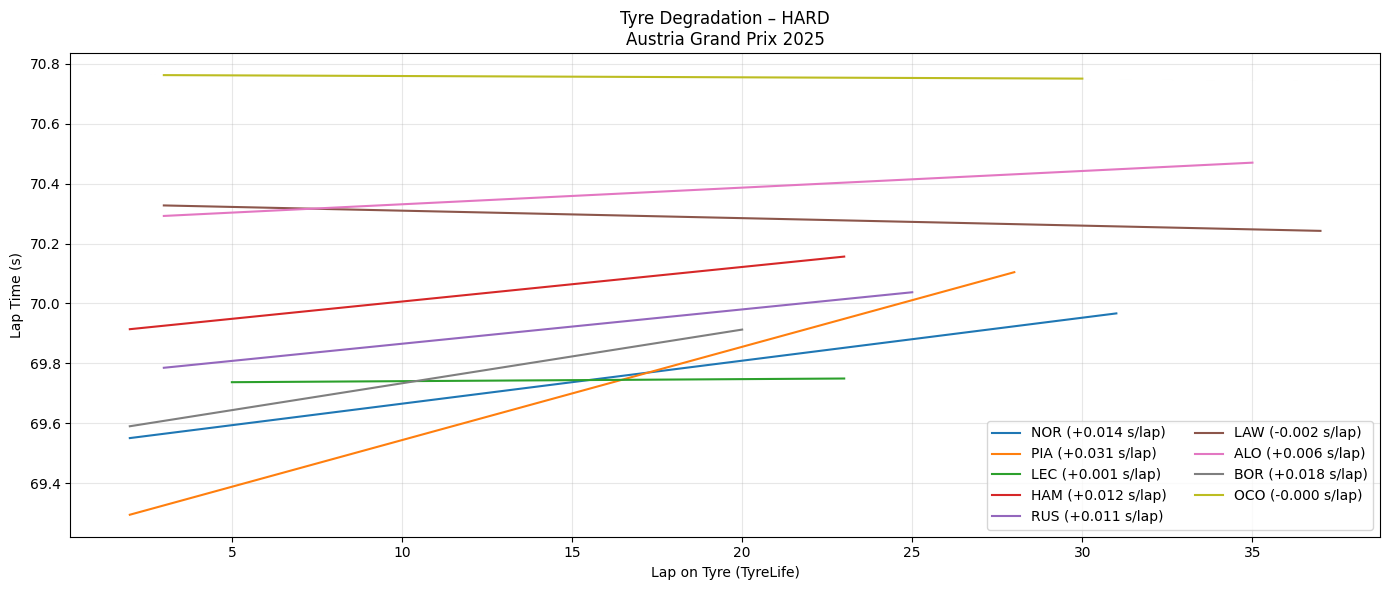

Source code (Python):
import fastf1, os
import pandas as pd
import numpy as np
import matplotlib.pyplot as plt
from pathlib import Path

# ========= CONFIG =========
YEAR = 2025
GP = "Austria Grand Prix"
SESSION = "R"
COMPOUND = "HARD"      # SOFT / MEDIUM / HARD
TOP_N = 10             # Top N finishers
CACHE_DIR = Path("/content/fastf1_cache")

# ========= CACHE =========
CACHE_DIR.mkdir(parents=True, exist_ok=True)
fastf1.Cache.enable_cache(CACHE_DIR)

# ========= LOAD SESSION =========
session = fastf1.get_session(YEAR, GP, SESSION)
session.load()

laps = session.laps.copy()
laps = laps[laps["IsAccurate"]]

# Convert laptime to seconds
laps["LapTimeSec"] = laps["LapTime"].dt.total_seconds()

# ========= SELECT TOP DRIVERS =========
drivers = (
    session.results
    .sort_values("Position")
    .head(TOP_N)["Abbreviation"]
    .tolist()
)

laps = laps[laps["Driver"].isin(drivers)]

# ========= CLEAN LAPS =========
laps = laps[
    laps["PitInTime"].isna() &
    laps["PitOutTime"].isna() &
    (laps["Compound"] == COMPOUND)
]

# ========= REMOVE OUTLIERS (IQR PER DRIVER PER STINT) =========
clean = []

for (d, stint), dl in laps.groupby(["Driver", "Stint"]):
    if len(dl) < 5:
        continue

    q1, q3 = dl["LapTimeSec"].quantile([0.25, 0.75])
    iqr = q3 - q1

    dl = dl[
        (dl["LapTimeSec"] >= q1 - 1.5 * iqr) &
        (dl["LapTimeSec"] <= q3 + 1.5 * iqr)
    ]

    clean.append(dl)

clean = pd.concat(clean)

# ========= PLOT TYRE DEGRADATION =========
plt.figure(figsize=(14,6))

for d in drivers:
    dl = clean[clean["Driver"] == d]

    # pilih stint terpanjang untuk driver tsb
    if dl.empty:
        continue

    stint_id = (
        dl.groupby("Stint").size().idxmax()
    )

    stint_laps = dl[dl["Stint"] == stint_id]

    if len(stint_laps) < 5:
        continue

    x = stint_laps["TyreLife"]
    y = stint_laps["LapTimeSec"]

    # Linear regression → degradation slope
    z = np.polyfit(x, y, 1)
    y_fit = np.polyval(z, x)

    plt.plot(x, y_fit, label=f"{d} ({z[0]:+.03f} s/lap)")

plt.title(f"Tyre Degradation – {COMPOUND}\n{GP} {YEAR}")
plt.xlabel("Lap on Tyre (TyreLife)")
plt.ylabel("Lap Time (s)")
plt.grid(alpha=0.3)
plt.legend(ncol=2)
plt.tight_layout()
plt.show()
